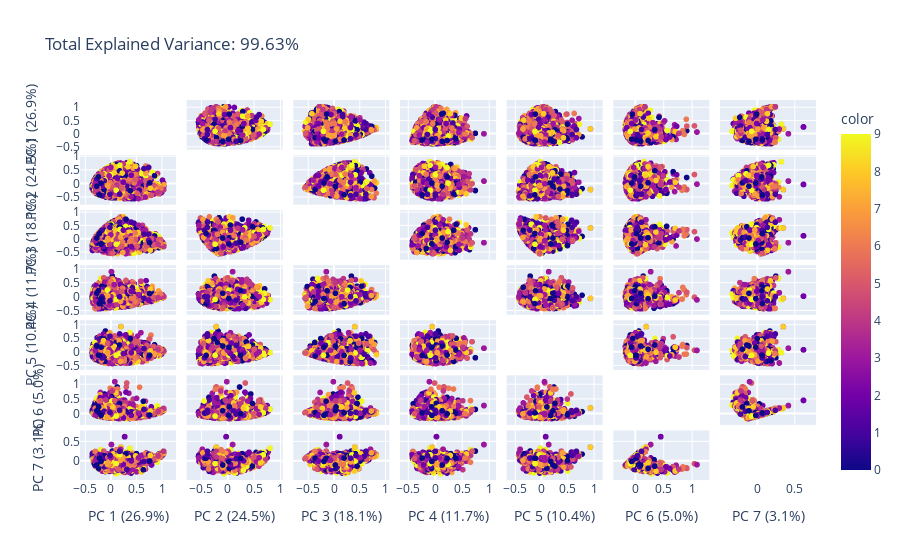

Here is the notebook cell this chart was saved with:
### Code cell
pca = PCA(n_components = 7)
components = pca.fit_transform(df_temp)
labels = {
    str(i): f"PC {i+1} ({var:.1f}%)"
    for i, var in enumerate(pca.explained_variance_ratio_ * 100)
}

total_var = pca.explained_variance_ratio_.sum() * 100

fig = px.scatter_matrix(
    components,
    labels=labels,
    dimensions=range(7),
    color=df.int_group,
    title=f'Total Explained Variance: {total_var:.2f}%',
)
fig.update_traces(diagonal_visible=False)
fig.show()

### Figure 1 — Plotly figure (JSON) as saved in the notebook; plotly's stock layout.template omitted (floating-point values rounded to 4 significant figures; data arrays with more than 128 entries replaced by an {"elided": "..."} marker saying what was removed)
{"data": [{"diagonal": {"visible": false}, "dimensions": [{"axis": {"matches": true}, "label": "PC 1 (26.9%)", "values": {"elided": "3640 float values"}}, {"axis": {"matches": true}, "label": "PC 2 (24.5%)", "values": {"elided": "3640 float values"}}, {"axis": {"matches": true}, "label": "PC 3 (18.1%)", "values": {"elided": "3640 float values"}}, {"axis": {"matches": true}, "label": "PC 4 (11.7%)", "values": {"elided": "3640 float values"}}, {"axis": {"matches": true}, "label": "PC 5 (10.4%)", "values": {"elided": "3640 float values"}}, {"axis": {"matches": true}, "label": "PC 6 (5.0%)", "values": {"elided": "3640 float values"}}, {"axis": {"matches": true}, "label": "PC 7 (3.1%)", "values": {"elided": "3640 float values"}}], "hovertemplate": "%{xaxis.title.text}=%{x}<br>%{yaxis.title.text}=%{y}<br>color=%{marker.color}<extra></extra>", "legendgroup": "", "marker": {"color": {"elided": "3640 int values"}, "coloraxis": "coloraxis", "symbol": "circle"}, "name": "", "showlegend": false, "type": "splom"}], "layout": {"coloraxis": {"colorbar": {"title": {"text": "color"}}, "colorscale": [[0, "#0d0887"], [0.1111, "#46039f"], [0.2222, "#7201a8"], [0.3333, "#9c179e"], [0.4444, "#bd3786"], [0.5556, "#d8576b"], [0.6667, "#ed7953"], [0.7778, "#fb9f3a"], [0.8889, "#fdca26"], [1, "#f0f921"]]}, "dragmode": "select", "legend": {"tracegroupgap": 0}, "title": {"text": "Total Explained Variance: 99.63%"}}}
